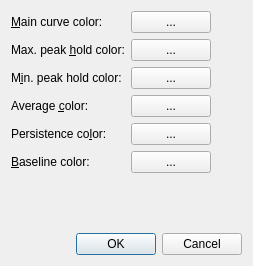
<?xml version="1.0" encoding="UTF-8"?>
<ui version="4.0">
 <class>QSpectrumAnalyzerColors</class>
 <widget class="QDialog" name="QSpectrumAnalyzerColors">
  <property name="geometry">
   <rect>
    <x>0</x>
    <y>0</y>
    <width>253</width>
    <height>266</height>
   </rect>
  </property>
  <property name="windowTitle">
   <string>Colors - SDRAnalyzer</string>
  </property>
  <property name="windowIcon">
   <iconset>
    <normaloff>images/CU-Logo.png</normaloff>images/CU-Logo.png</iconset>
  </property>
  <layout class="QVBoxLayout" name="verticalLayout">
   <item>
    <layout class="QFormLayout" name="formLayout">
     <item row="0" column="0">
      <widget class="QLabel" name="label_2">
       <property name="text">
        <string>&amp;Main curve color:</string>
       </property>
       <property name="buddy">
        <cstring>mainColorButton</cstring>
       </property>
      </widget>
     </item>
     <item row="0" column="1">
      <widget class="ColorButton" name="mainColorButton">
       <property name="sizePolicy">
        <sizepolicy hsizetype="Fixed" vsizetype="Fixed">
         <horstretch>0</horstretch>
         <verstretch>0</verstretch>
        </sizepolicy>
       </property>
       <property name="text">
        <string>...</string>
       </property>
      </widget>
     </item>
     <item row="1" column="0">
      <widget class="QLabel" name="label_4">
       <property name="text">
        <string>Max. peak &amp;hold color:</string>
       </property>
       <property name="buddy">
        <cstring>peakHoldMaxColorButton</cstring>
       </property>
      </widget>
     </item>
     <item row="1" column="1">
      <widget class="ColorButton" name="peakHoldMaxColorButton">
       <property name="sizePolicy">
        <sizepolicy hsizetype="Fixed" vsizetype="Fixed">
         <horstretch>0</horstretch>
         <verstretch>0</verstretch>
        </sizepolicy>
       </property>
       <property name="text">
        <string>...</string>
       </property>
      </widget>
     </item>
     <item row="2" column="0">
      <widget class="QLabel" name="label_6">
       <property name="text">
        <string>M&amp;in. peak hold color:</string>
       </property>
       <property name="buddy">
        <cstring>peakHoldMinColorButton</cstring>
       </property>
      </widget>
     </item>
     <item row="2" column="1">
      <widget class="ColorButton" name="peakHoldMinColorButton">
       <property name="sizePolicy">
        <sizepolicy hsizetype="Fixed" vsizetype="Fixed">
         <horstretch>0</horstretch>
         <verstretch>0</verstretch>
        </sizepolicy>
       </property>
       <property name="text">
        <string>...</string>
       </property>
      </widget>
     </item>
     <item row="3" column="0">
      <widget class="QLabel" name="label_5">
       <property name="text">
        <string>Average &amp;color:</string>
       </property>
       <property name="buddy">
        <cstring>averageColorButton</cstring>
       </property>
      </widget>
     </item>
     <item row="3" column="1">
      <widget class="ColorButton" name="averageColorButton">
       <property name="sizePolicy">
        <sizepolicy hsizetype="Fixed" vsizetype="Fixed">
         <horstretch>0</horstretch>
         <verstretch>0</verstretch>
        </sizepolicy>
       </property>
       <property name="text">
        <string>...</string>
       </property>
      </widget>
     </item>
     <item row="4" column="0">
      <widget class="QLabel" name="label_3">
       <property name="text">
        <string>Persistence co&amp;lor:</string>
       </property>
       <property name="buddy">
        <cstring>persistenceColorButton</cstring>
       </property>
      </widget>
     </item>
     <item row="4" column="1">
      <widget class="ColorButton" name="persistenceColorButton">
       <property name="sizePolicy">
        <sizepolicy hsizetype="Fixed" vsizetype="Fixed">
         <horstretch>0</horstretch>
         <verstretch>0</verstretch>
        </sizepolicy>
       </property>
       <property name="text">
        <string>...</string>
       </property>
      </widget>
     </item>
     <item row="5" column="0">
      <widget class="QLabel" name="label">
       <property name="text">
        <string>&amp;Baseline color:</string>
       </property>
       <property name="buddy">
        <cstring>baselineColorButton</cstring>
       </property>
      </widget>
     </item>
     <item row="5" column="1">
      <widget class="ColorButton" name="baselineColorButton">
       <property name="sizePolicy">
        <sizepolicy hsizetype="Fixed" vsizetype="Fixed">
         <horstretch>0</horstretch>
         <verstretch>0</verstretch>
        </sizepolicy>
       </property>
       <property name="text">
        <string>...</string>
       </property>
      </widget>
     </item>
    </layout>
   </item>
   <item>
    <spacer name="verticalSpacer">
     <property name="orientation">
      <enum>Qt::Vertical</enum>
     </property>
     <property name="sizeHint" stdset="0">
      <size>
       <width>20</width>
       <height>2</height>
      </size>
     </property>
    </spacer>
   </item>
   <item>
    <widget class="QDialogButtonBox" name="buttonBox">
     <property name="orientation">
      <enum>Qt::Horizontal</enum>
     </property>
     <property name="standardButtons">
      <set>QDialogButtonBox::Cancel|QDialogButtonBox::Ok</set>
     </property>
    </widget>
   </item>
  </layout>
 </widget>
 <customwidgets>
  <customwidget>
   <class>ColorButton</class>
   <extends>QPushButton</extends>
   <header>pyqtgraph</header>
  </customwidget>
 </customwidgets>
 <tabstops>
  <tabstop>mainColorButton</tabstop>
  <tabstop>peakHoldMaxColorButton</tabstop>
  <tabstop>peakHoldMinColorButton</tabstop>
  <tabstop>averageColorButton</tabstop>
  <tabstop>persistenceColorButton</tabstop>
  <tabstop>baselineColorButton</tabstop>
 </tabstops>
 <resources/>
 <connections>
  <connection>
   <sender>buttonBox</sender>
   <signal>accepted()</signal>
   <receiver>QSpectrumAnalyzerColors</receiver>
   <slot>accept()</slot>
   <hints>
    <hint type="sourcelabel">
     <x>246</x>
     <y>259</y>
    </hint>
    <hint type="destinationlabel">
     <x>157</x>
     <y>265</y>
    </hint>
   </hints>
  </connection>
  <connection>
   <sender>buttonBox</sender>
   <signal>rejected()</signal>
   <receiver>QSpectrumAnalyzerColors</receiver>
   <slot>reject()</slot>
   <hints>
    <hint type="sourcelabel">
     <x>246</x>
     <y>259</y>
    </hint>
    <hint type="destinationlabel">
     <x>252</x>
     <y>265</y>
    </hint>
   </hints>
  </connection>
 </connections>
</ui>
